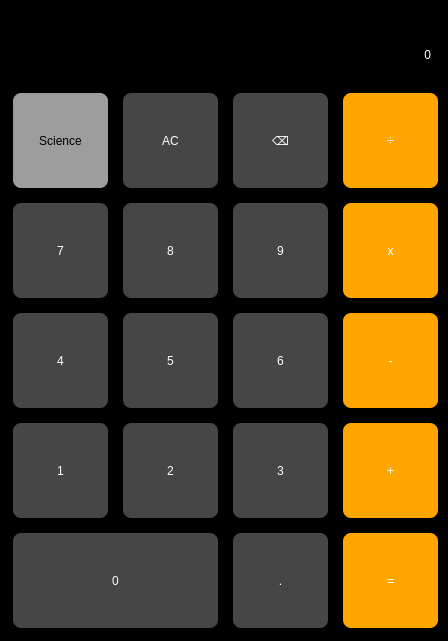
<?xml version="1.0" encoding="UTF-8"?>
<ui version="4.0">
 <class>Calculator</class>
 <widget class="QMainWindow" name="Calculator">
  <property name="geometry">
   <rect>
    <x>0</x>
    <y>0</y>
    <width>448</width>
    <height>641</height>
   </rect>
  </property>
  <property name="minimumSize">
   <size>
    <width>448</width>
    <height>638</height>
   </size>
  </property>
  <property name="maximumSize">
   <size>
    <width>502</width>
    <height>790</height>
   </size>
  </property>
  <property name="windowTitle">
   <string>MainWindow</string>
  </property>
  <widget class="QWidget" name="centralwidget">
   <property name="styleSheet">
    <string notr="true">QWidget {
	background-color: black;
	color: white;
	font: 24pt &quot;Comic Sans&quot;;
}

QPushButton {
	background-color: rgb(70, 70, 70);
	border: 2px solid;
	border-radius: 10px;
	margin: 1px;
	float: 1px;
}

#allClear{
	color:black;
	background-color:rgb(157, 157, 157)
}

#plusMinus{
	color:black;
	background-color:rgb(157, 157, 157)
}

#science{
	font:12pt &quot;Comic Sans&quot;;
	color:black;
	background-color:rgb(157, 157, 157)
}

#multiply{
	background-color:orange
}

#subtract{
	background-color:orange
}

#add{
	background-color:orange
}

#divide{
	background-color:orange
}

#equals{
	background-color:orange
}

#screen{
	font:30pt &quot;Comic Sans&quot;;
}

#currentCalc{
	font:15pt &quot;Comic Sans&quot;;
    color:rgb(255, 255, 0);
}
QPushButton::hover{
background-color:rgb(170, 170, 255);
}</string>
   </property>
   <widget class="QPushButton" name="clear">
    <property name="geometry">
     <rect>
      <x>120</x>
      <y>90</y>
      <width>101</width>
      <height>101</height>
     </rect>
    </property>
    <property name="text">
     <string>AC</string>
    </property>
   </widget>
   <widget class="QPushButton" name="science">
    <property name="geometry">
     <rect>
      <x>10</x>
      <y>90</y>
      <width>101</width>
      <height>101</height>
     </rect>
    </property>
    <property name="maximumSize">
     <size>
      <width>101</width>
      <height>101</height>
     </size>
    </property>
    <property name="text">
     <string>Science</string>
    </property>
   </widget>
   <widget class="QPushButton" name="backspace">
    <property name="geometry">
     <rect>
      <x>230</x>
      <y>90</y>
      <width>101</width>
      <height>101</height>
     </rect>
    </property>
    <property name="text">
     <string>⌫</string>
    </property>
   </widget>
   <widget class="QPushButton" name="divide">
    <property name="geometry">
     <rect>
      <x>340</x>
      <y>90</y>
      <width>101</width>
      <height>101</height>
     </rect>
    </property>
    <property name="text">
     <string>÷</string>
    </property>
   </widget>
   <widget class="QPushButton" name="eight">
    <property name="geometry">
     <rect>
      <x>120</x>
      <y>200</y>
      <width>101</width>
      <height>101</height>
     </rect>
    </property>
    <property name="text">
     <string>8</string>
    </property>
   </widget>
   <widget class="QPushButton" name="multiply">
    <property name="geometry">
     <rect>
      <x>340</x>
      <y>200</y>
      <width>101</width>
      <height>101</height>
     </rect>
    </property>
    <property name="text">
     <string>x</string>
    </property>
   </widget>
   <widget class="QPushButton" name="seven">
    <property name="geometry">
     <rect>
      <x>10</x>
      <y>200</y>
      <width>101</width>
      <height>101</height>
     </rect>
    </property>
    <property name="text">
     <string>7</string>
    </property>
   </widget>
   <widget class="QPushButton" name="nine">
    <property name="geometry">
     <rect>
      <x>230</x>
      <y>200</y>
      <width>101</width>
      <height>101</height>
     </rect>
    </property>
    <property name="text">
     <string>9</string>
    </property>
   </widget>
   <widget class="QPushButton" name="five">
    <property name="geometry">
     <rect>
      <x>120</x>
      <y>310</y>
      <width>101</width>
      <height>101</height>
     </rect>
    </property>
    <property name="text">
     <string>5</string>
    </property>
   </widget>
   <widget class="QPushButton" name="subtract">
    <property name="geometry">
     <rect>
      <x>340</x>
      <y>310</y>
      <width>101</width>
      <height>101</height>
     </rect>
    </property>
    <property name="text">
     <string>-</string>
    </property>
   </widget>
   <widget class="QPushButton" name="four">
    <property name="geometry">
     <rect>
      <x>10</x>
      <y>310</y>
      <width>101</width>
      <height>101</height>
     </rect>
    </property>
    <property name="text">
     <string>4</string>
    </property>
   </widget>
   <widget class="QPushButton" name="six">
    <property name="geometry">
     <rect>
      <x>230</x>
      <y>310</y>
      <width>101</width>
      <height>101</height>
     </rect>
    </property>
    <property name="text">
     <string>6</string>
    </property>
   </widget>
   <widget class="QPushButton" name="two">
    <property name="geometry">
     <rect>
      <x>120</x>
      <y>420</y>
      <width>101</width>
      <height>101</height>
     </rect>
    </property>
    <property name="text">
     <string>2</string>
    </property>
   </widget>
   <widget class="QPushButton" name="add">
    <property name="geometry">
     <rect>
      <x>340</x>
      <y>420</y>
      <width>101</width>
      <height>101</height>
     </rect>
    </property>
    <property name="text">
     <string>+</string>
    </property>
   </widget>
   <widget class="QPushButton" name="one">
    <property name="geometry">
     <rect>
      <x>10</x>
      <y>420</y>
      <width>101</width>
      <height>101</height>
     </rect>
    </property>
    <property name="text">
     <string>1</string>
    </property>
   </widget>
   <widget class="QPushButton" name="three">
    <property name="geometry">
     <rect>
      <x>230</x>
      <y>420</y>
      <width>101</width>
      <height>101</height>
     </rect>
    </property>
    <property name="text">
     <string>3</string>
    </property>
   </widget>
   <widget class="QPushButton" name="equals">
    <property name="geometry">
     <rect>
      <x>340</x>
      <y>530</y>
      <width>101</width>
      <height>101</height>
     </rect>
    </property>
    <property name="text">
     <string>=</string>
    </property>
   </widget>
   <widget class="QPushButton" name="zero">
    <property name="geometry">
     <rect>
      <x>10</x>
      <y>530</y>
      <width>211</width>
      <height>101</height>
     </rect>
    </property>
    <property name="text">
     <string>0</string>
    </property>
   </widget>
   <widget class="QPushButton" name="point">
    <property name="geometry">
     <rect>
      <x>230</x>
      <y>530</y>
      <width>101</width>
      <height>101</height>
     </rect>
    </property>
    <property name="text">
     <string>.</string>
    </property>
   </widget>
   <widget class="QLabel" name="Screen">
    <property name="geometry">
     <rect>
      <x>10</x>
      <y>30</y>
      <width>421</width>
      <height>51</height>
     </rect>
    </property>
    <property name="text">
     <string>&lt;html&gt;&lt;head/&gt;&lt;body&gt;&lt;p align=&quot;right&quot;&gt;0&lt;/p&gt;&lt;/body&gt;&lt;/html&gt;</string>
    </property>
   </widget>
   <widget class="QLabel" name="valueDisplay">
    <property name="geometry">
     <rect>
      <x>180</x>
      <y>0</y>
      <width>241</width>
      <height>31</height>
     </rect>
    </property>
    <property name="text">
     <string/>
    </property>
   </widget>
   <widget class="QLabel" name="operatorDisplay">
    <property name="geometry">
     <rect>
      <x>0</x>
      <y>0</y>
      <width>51</width>
      <height>31</height>
     </rect>
    </property>
    <property name="text">
     <string/>
    </property>
   </widget>
  </widget>
 </widget>
 <resources/>
 <connections/>
</ui>
